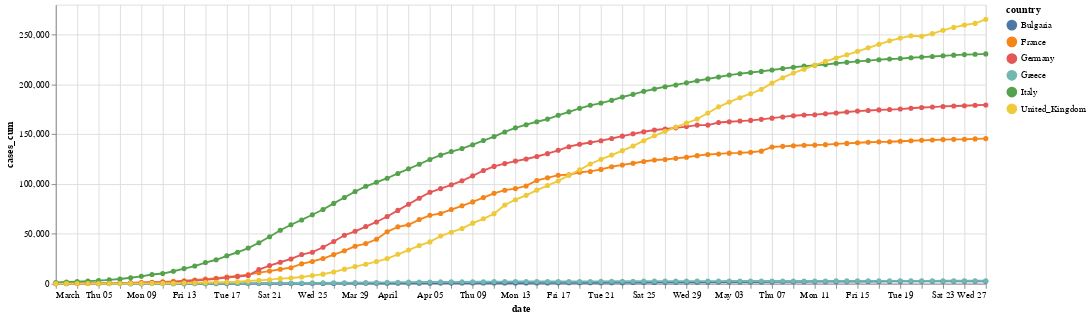

The notebook cell this image was saved under:
### Code cell
country_plot('cases_cum')

### Figure 1 — Vega-Lite specification as saved in the notebook (floating-point values rounded to 4 significant figures; data arrays with more than 128 entries replaced by an {"elided": "..."} marker saying what was removed)
{"config": {"view": {"continuousWidth": 400, "continuousHeight": 300}}, "data": {"name": "data-3021ab256400e21135f05f79d77a1890"}, "mark": {"type": "line", "point": true}, "encoding": {"color": {"type": "nominal", "field": "country"}, "tooltip": [{"type": "nominal", "field": "country"}, {"type": "temporal", "field": "date"}, {"type": "quantitative", "field": "cases_cum"}, {"type": "quantitative", "field": "deaths_cum"}, {"type": "quantitative", "field": "deaths"}, {"type": "quantitative", "field": "cases"}], "x": {"type": "temporal", "field": "date"}, "y": {"type": "quantitative", "field": "cases_cum"}}, "height": 300, "width": 1000, "$schema": "https://vega.github.io/schema/vega-lite/v4.0.2.json", "datasets": {"data-3021ab256400e21135f05f79d77a1890": {"elided": "517 records"}}}
